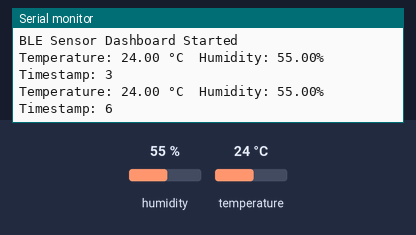
Bench run of a sketch on a simulated ESP32. On the bench: the last lines printed to the serial monitor. The test bench sets the inputs (shaded band); at power-on: humidity 55 %, temperature 24 °C. Nothing arrives over Bluetooth unless stated; a phone connects over Bluetooth LE 3 s after start.

Above: at 6.8 s.
6.9 s: humidity set to 22 %
At 9.8 s:
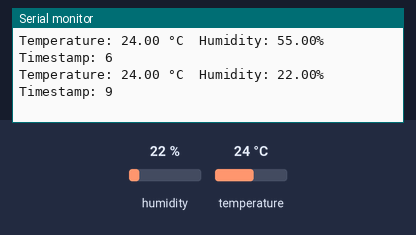
11.4 s: temperature set to 12 °C
At 13.3 s:
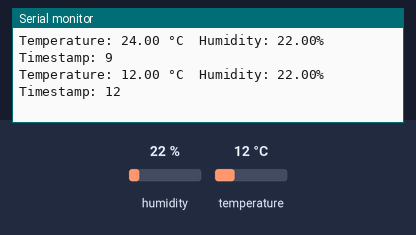
15.9 s: humidity set to 40 %
At 19.1 s:
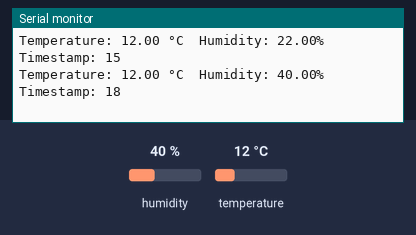
Timing chart, 0 to 20.6 s (numbered marks = the images above; inputs shaded):
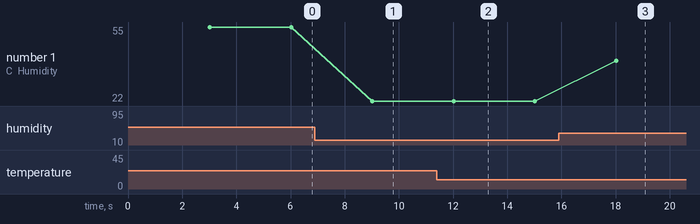

Measured:
- after the input at 6.9 s, the serial monitor: prints a new line after 2.1 s (image 1)
- after the input at 11.4 s, the serial monitor: prints a new line after 0.62 s (image 2)
- after the input at 15.9 s, the serial monitor: prints a new line after 2.1 s (image 3)
- plotted number 1: 55 → 22 after the input at 6.9 s, 22 → 40 after the input at 15.9 s

The sketch:

code.ino
```cpp
#include <BLEDevice.h>
#include <BLEServer.h>
#include <BLEUtils.h>
#include <BLE2902.h>
#include <DHT.h>

#define DHTPIN 4
#define DHTTYPE DHT11

DHT dht(DHTPIN, DHTTYPE);

// UUIDs
#define SERVICE_UUID      "12345678-1234-1234-1234-1234567890ab"
#define TEMP_UUID         "12345678-1234-1234-1234-1234567890ac"
#define HUM_UUID          "12345678-1234-1234-1234-1234567890ad"
#define TIME_UUID         "12345678-1234-1234-1234-1234567890ae"

BLECharacteristic *tempCharacteristic;
BLECharacteristic *humCharacteristic;
BLECharacteristic *timeCharacteristic;

unsigned long lastUpdate = 0;

void setup() {

  Serial.begin(115200);
  dht.begin();

  BLEDevice::init("ESP32 Sensor Dashboard");

  BLEServer *server = BLEDevice::createServer();

  BLEService *service = server->createService(SERVICE_UUID);

  tempCharacteristic =
      service->createCharacteristic(
          TEMP_UUID,
          BLECharacteristic::PROPERTY_READ |
          BLECharacteristic::PROPERTY_NOTIFY);

  humCharacteristic =
      service->createCharacteristic(
          HUM_UUID,
          BLECharacteristic::PROPERTY_READ |
          BLECharacteristic::PROPERTY_NOTIFY);

  timeCharacteristic =
      service->createCharacteristic(
          TIME_UUID,
          BLECharacteristic::PROPERTY_READ |
          BLECharacteristic::PROPERTY_NOTIFY);

  // Add descriptors
  tempCharacteristic->addDescriptor(new BLE2902());
  humCharacteristic->addDescriptor(new BLE2902());
  timeCharacteristic->addDescriptor(new BLE2902());

  service->start();

  BLEAdvertising *advertising = BLEDevice::getAdvertising();
  advertising->addServiceUUID(SERVICE_UUID);
  advertising->start();

  Serial.println("BLE Sensor Dashboard Started");
}

void loop() {

  if (millis() - lastUpdate >= 3000) {

    lastUpdate = millis();

    float temperature = dht.readTemperature();
    float humidity = dht.readHumidity();

    if (isnan(temperature) || isnan(humidity)) {
      Serial.println("DHT Read Failed");
      return;
    }

    String timestamp = String(millis() / 1000);

    tempCharacteristic->setValue(String(temperature).c_str());
    humCharacteristic->setValue(String(humidity).c_str());
    timeCharacteristic->setValue(timestamp.c_str());

    tempCharacteristic->notify();
    humCharacteristic->notify();
    timeCharacteristic->notify();

    Serial.print("Temperature: ");
    Serial.print(temperature);
    Serial.print(" °C  ");

    Serial.print("Humidity: ");
    Serial.print(humidity);
    Serial.print("%  ");

    Serial.print("Timestamp: ");
    Serial.println(timestamp);
  }
}
```
